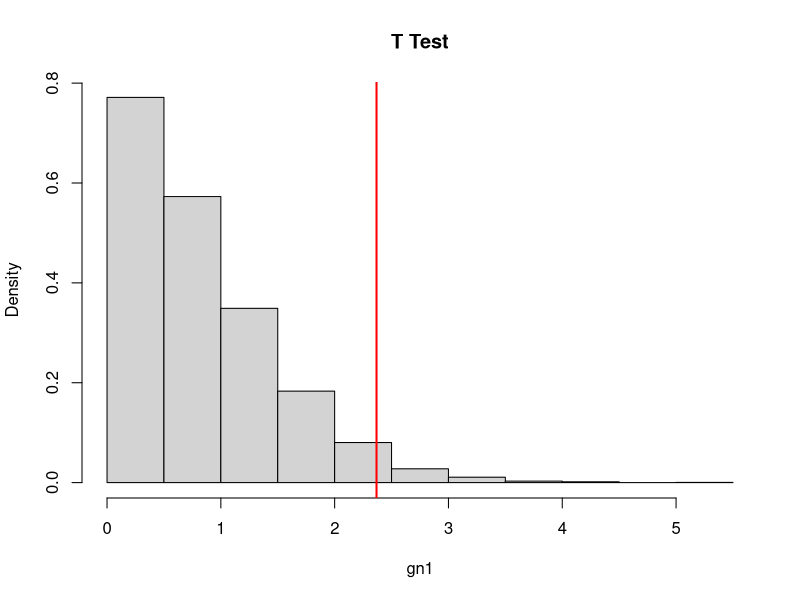
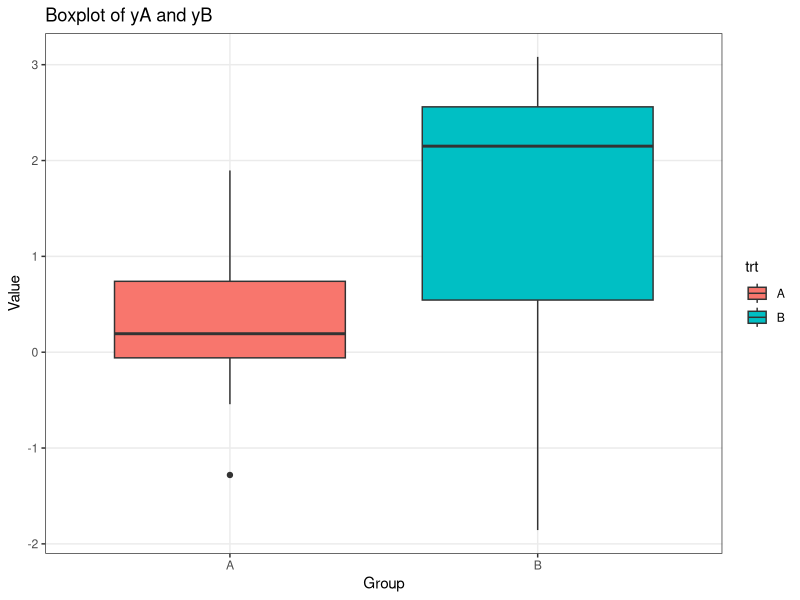
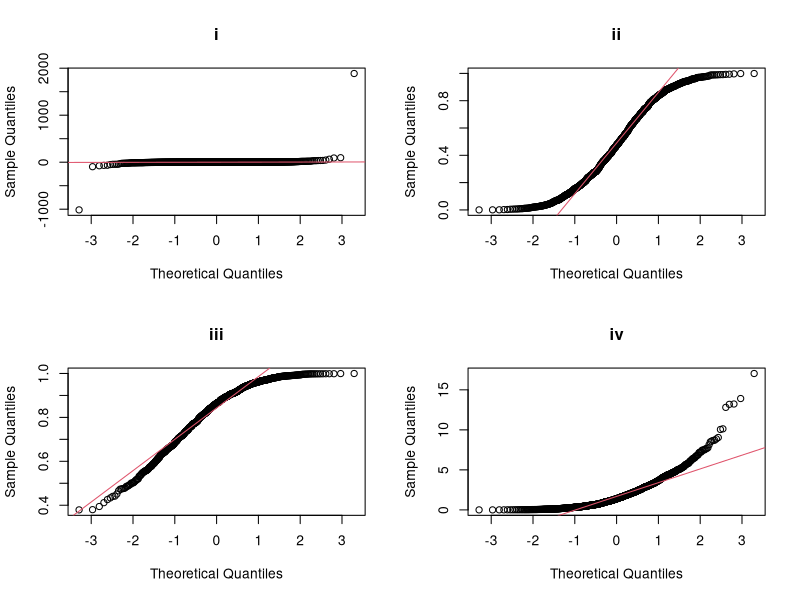

Here is the R script that generated these plots, in order:
library(tidyverse) 

set.seed(4)
nA <- 20
nB <- 10

yA <- rnorm(nA, mean = 0, sd = sqrt(1))
yB <- rnorm(nB, mean = 0, sd = sqrt(4))
sample <- c(yA, yB)
trt <-c(rep("A", nA), rep("B", nB))
data <- cbind.data.frame(trt, sample)

# 1(a)
result <- t.test(yB, yA, var.equal = TRUE)
#calculate by myself
#sp2 <- ( (nA-1)*var(yA) + (nB-1)*var(yB) )/(nA-1+nB-1)
#sp <- sqrt(sp2)
#(mean(yB) - mean(yA)) / (sp*sqrt(1/nA+1/nB))
##t-statistic is 2.3679

# 1(b)
set.seed(4)
runSim <- function(nSim, response, group.label) {
  g.null <- numeric(nSim)
  for(i in 1:nSim){
    xsim <- sample(group.label)
    g.null[i] <- abs(t.test(response[xsim=="B"],(response[xsim=="A"]) )$statistic)
  }
  return(g.null)
}
gn1 <- runSim(nSim=10000, response=sample, group.label=trt)
mean(gn1 >= abs(result$statistic))
hist(gn1,main="T Test", freq=F); abline(v=result$statistic, col="red", lwd=2)
##p-value is 0.0283, reject the null hypothesis

# 1(c)i
df <- result$parameter
##Degrees of Freedom is 28

# 1(c)ii
alpha <- 0.05
tcrit <- qt(1-alpha/2,df)
##critical value is 2.0484

#1(c)iii
pvalue <- result$p.value
#calculate by myself
#sp2 <- ( (nA-1)*var(yA) + (nB-1)*var(yB) )/(nA-1+nB-1)
#sp <- sqrt(sp2)
#2*pt((mean(yB) - mean(yA)) / (sp*sqrt(1/nA+1/nB)),df=df, lower.tail=FALSE)

##p-value is 0.0250, reject the null hypothesis


# 2(a)
result2 <- t.test(yB, yA)
#calculate by myself
#mod_t_statistic <- (mean(yB) - mean(yA)) / (sqrt(var(yA)/nA+var(yB)/nB))
##observed test statistic is 1.9085

# 2(b)
df2 <-result2$parameter
#calculate by myself
#df2 <- ((var(yA)/nA+var(yB)/nB)^2) / ((var(yA)/nA)^2/(nA-1)+(var(yB)/nB)^2/(nB-1))
##Degrees of Freedom is 11.2278

# 2(c)
alpha <- 0.05
tcrit2 <- qt(1-alpha/2, result2$parameter)
##critical value is 2.1955

# 2(d)
pvalue2<-result2$p.value
#calculate by myself
#2*pt(t_statistic, df2, lower.tail=FALSE)
##p-value is 0.0822, don't reject the null hypothesis

# 2(e)
ggplot(data, aes(x = trt, y = sample, fill = trt)) +
  geom_boxplot() +
  labs(title = "Boxplot of yA and yB",
       x = "Group",
       y = "Value") +
  theme_bw() +                                
  theme(panel.grid.minor = element_blank())+
  guides(color=guide_legend(title="group"))

# 4(a)i
par(mfrow=c(2,2))
set.seed(4)
d1<-rcauchy(1000,0,1)
qqnorm(d1,main = "i")
qqline(d1,col = 2)
# 4(a)ii
set.seed(4)
d2<-runif(1000,0,1)
qqnorm(d2,main = "ii")
qqline(d2,col = 2)
# 4(a)iii
set.seed(4)
d3<-rbeta(1000,5,1)
qqnorm(d3,main = "iii")
qqline(d3,col = 2)
# 4(a)iii
set.seed(4)
d4<-rchisq(1000,2)
qqnorm(d4,main = "iv")
qqline(d4,col = 2)

